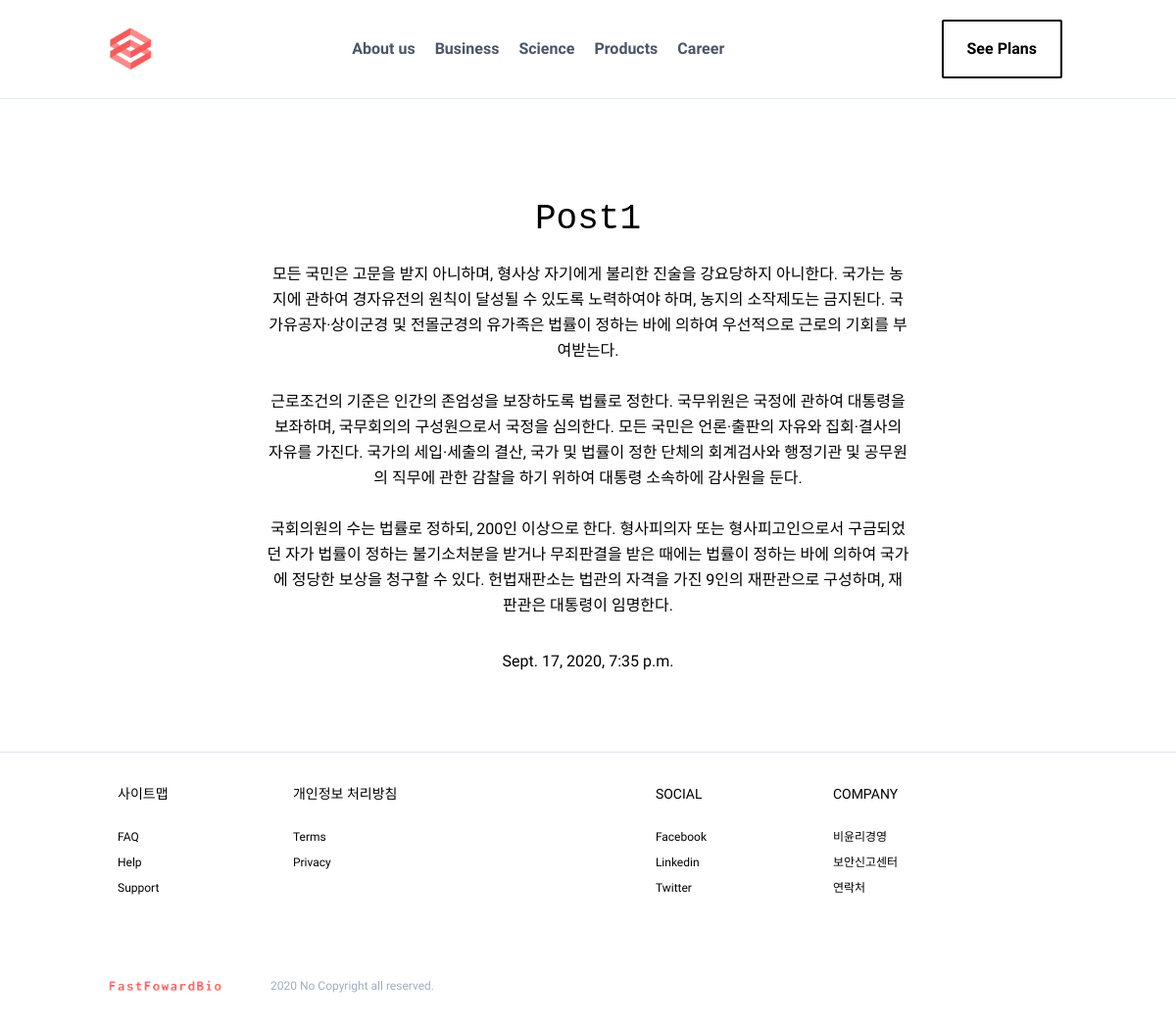
The app's page /post/1/ with its own data.
### page/models.py (models this page shows, shortened)
class Post(models.Model):
    author = models.ForeignKey(
        settings.AUTH_USER_MODEL, on_delete=models.CASCADE)
    title = models.CharField(max_length=200)
    text = models.TextField()
    category = models.CharField(max_length=10)
    created_date = models.DateTimeField(
        default=timezone.now)
    published_date = models.DateTimeField(
        blank=True, null=True)

### page/views.py (the view)
# urls.py: path('post/<int:pk>/', views.post_detail, name='post_detail'),
def post_detail(request, pk):
    post = get_object_or_404(Post, pk=pk)
    return render(request, 'page/post_detail.html', {'post': post})

### page/templates/page/post_detail.html
{% extends 'page/base.html' %}
{% block content %}
<section class="text-black">
  <div
    class="container mx-auto flex px-5 pt-24 items-center justify-center flex-col"
  >
    <div class="text-center lg:w-2/3 w-full">
      <h1
        class="title-font sm:text-4xl text-3xl mb-4 font-medium text-black font-mono"
      >
        {{ post.title }}
      </h1>
      <p class="leading-relaxed mb-8 font-normal">
        {{ post.text|linebreaksbr }}
      </p>
      <div class="flex justify-center mb-20">
              {% if post.published_date %}
            <div class="date">
                {{ post.published_date }}
            </div>
        {% endif %}
      </div>
    </div>
  </div>
</section>
{% endblock %}

### page/templates/page/base.html (style rules this page uses)
body { font-family: 'Nanum Gothic', sans-serif; }

### records on screen
Post: title "Post1", text "모든 국민은 고문을 받지 아니하며, 형사상 자기에게 불리한 진술을 강요당하지 아니한다. 국가는 농지에 관하여 경자유전의 원칙이 달성될 수 있도록 노력하여야 하며, 농지의 소작제도는 금지된다. 국가유공자·상이군경 및 전몰군경의 유가족은 법률이 정하는 바에 의하여 우선적으로 근로의 기회를 부여받는다. 근로조건의 기준은 인간의 존엄성을 보장하도록 법률로 정한다. 국무위원은 국정에 관하여 대통령을 보좌하며, 국무회의의 구성원으로서 국정을 심의한다. 모든 국민은 언론·출판의 자유와 집회·결사의 자유를 가진다. 국가의 세입·세출의 결산, 국가 및 법률이 정한 단체의 회계검사와 행정기관 및 공무원의 직무에 관한 감찰을 하기 위하여 대통령 소속하에 감사원을 둔다. 국회의원의 수는 법률로 정하되, 200인 이상으로 한다. 형사피의자 또는 형사피고인으로서 구금되었던 자가 법률이 정하는 불기소처분을 받거나 무죄판결을 받은 때에는 법률이 정하는 바에 의하여 국가에 정당한 보상을 청구할 수 있다. 헌법재판소는 법관의 자격을 가진 9인의 재판관으로 구성하며, 재판관은 대통령이 임명한다.", published_date "Sept. 17, 2020, 7:35 p.m."
